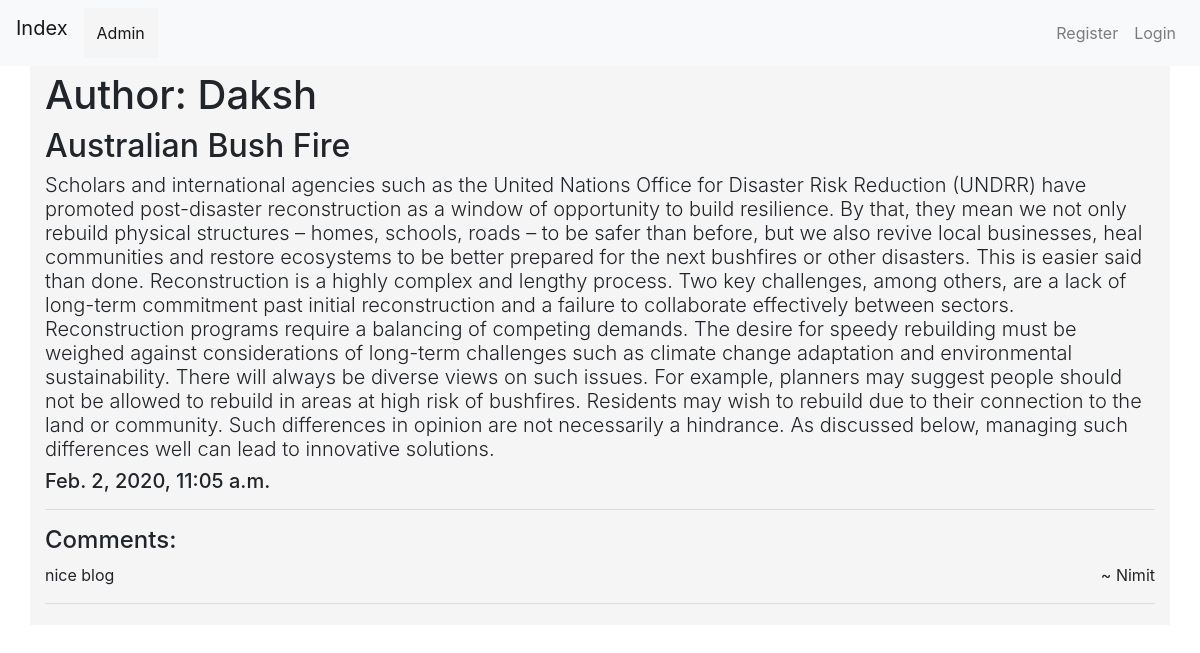
/blog/detail/3/, run on the app's committed database.
### blog/models.py (models this page shows, shortened)
class CreateBlog(models.Model):
    user = models.ForeignKey(User, on_delete=models.CASCADE, related_name='user_create_blog')
    title = models.TextField()
    blog = models.TextField()
    date = models.DateTimeField(default=timezone.now())
    objects = models.Manager()

class Comments(models.Model):
    user = models.ForeignKey(User , on_delete=models.CASCADE, related_name='comment_user')
    post = models.ForeignKey(CreateBlog, on_delete=models.CASCADE, related_name='comments')
    text = models.TextField()
    objects = models.Manager()

### blog/views.py (the view)
# urls.py: path('detail/<int:pk>/',views.BlogDetailView.as_view(),name='blog_detail'),
class BlogDetailView(DetailView):
    model = CreateBlog
    context_object_name = 'blog_detail'

### blog/templates/blog/createblog_detail.html (shortened to what this page needs)
{% extends 'base.html' %}
{% block body %}
    <h1 > Author: {{blog_detail.user}} </h1>
    <h2>{{blog_detail.title}}</h2>
    <h3 class="blog_content lead" > {{blog_detail.blog}} </h3>
    <h5>{{blog_detail.date}}</h5>
    <hr>
    <h4>Comments: </h4>
    {% for comment in blog_detail.comments.all %}
        <p> {{comment.text}} <span class="float-right">~ {{comment.user}} </span>  </p>
        <hr>
    {% endfor %}
{% endblock %}

### data on the page
CreateBlog: user "Daksh", title "Australian Bush Fire", blog "Scholars and international agencies such as the United Nations Office for Disaster Risk Reduction (UNDRR) have promoted post-disaster reconstruction as a window of opportunity to build resilience. By that, they mean we not only rebuild physical structures – homes, schools, roads – to be safer than before, but we also revive local businesses, heal communities and restore ecosystems to be better prepared for the next bushfires or other disasters. This is easier said than done. Reconstruction is a highly complex and lengthy process. Two key challenges, among others, are a lack of long-term commitment past initial reconstruction and a failure to collaborate effectively between sectors.…", date "Feb. 2, 2020, 11:05 a.m."
Comments: text "nice blog", user "Nimit"
